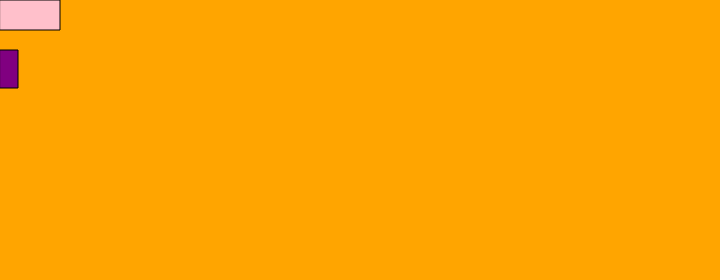
Frame 1 (no input)
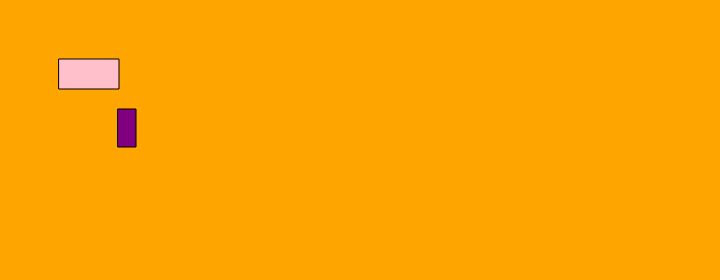
Frame 60 (no input)
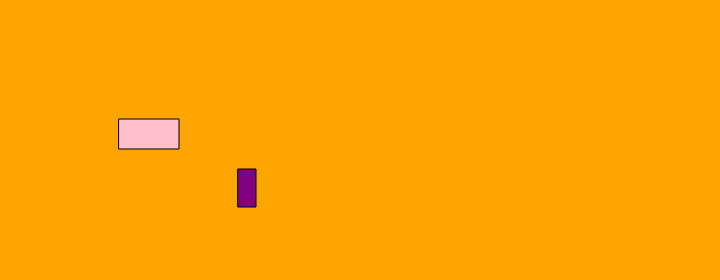
Frame 120 (the mouse pressed at the canvas centre since frame 60)

The p5.js sketch that drew these frames (run headless with seeded random() and noise() and a simulated clock; from frame 60 on, the mouse is pressed at the canvas centre):

// p5.js sketch
// ── sketch.js
var redBrick = {
    x: 0,
    y: 0,
    w: 60,
    h: 30,
    xSpeed: 1,
    ySpeed: 1,
    colour: 'pink',
    draw: function(){
        fill( this.colour );
        rect(this.x, this.y, this.w, this.h);
    },
    move: function(){
        this.x += this.xSpeed;
        this.y += this.ySpeed;

        if(this.x < 0 || this.x > width - this.w){
            this.xSpeed *= -1;
        }
        if(this.y > height - this.h || this.y < 0){
            this.ySpeed *= -1;
        }
    }
};

var blueBrick = {
    x: 0,
    y: 50,
    w: 18,
    h: 38,
    xSpeed: 2,
    ySpeed: 1,
    colour: 'purple',
    draw: function(){
        fill( this.colour );
        rect(this.x, this.y, this.w, this.h);
    },
    move: function(){
        this.x += this.xSpeed;
        this.y += this.ySpeed;

        if(this.x < 0 || this.x > width){
            this.xSpeed *= -1;
        }
        if(this.y > height || this.y < 0){
            this.ySpeed *= -1;
        }
    }
};



// I kind of did this almost in my index so it was cool to fix a lot of issues i had during that experiment

function setup(){
    createCanvas(720,280);
}

function draw(){
    background('orange'); 
    redBrick.draw();
    redBrick.move();
    blueBrick.draw();
    blueBrick.move();
}
